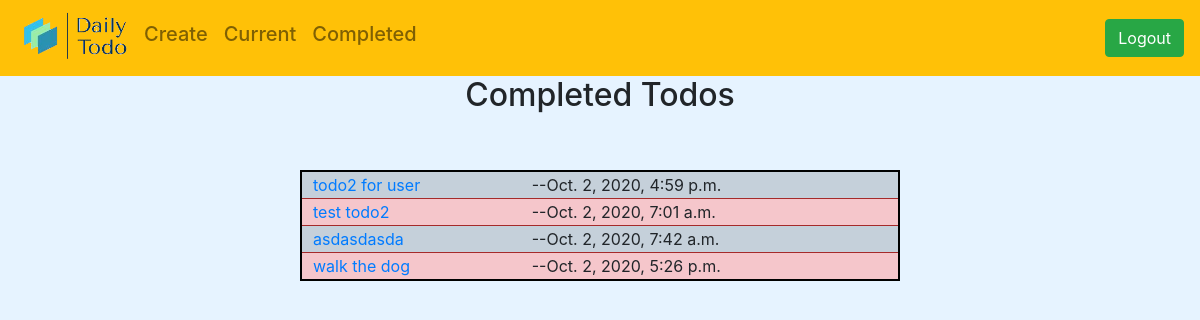
The page /completed/ (signed in) on the database its author committed.
### todo/models.py (models this page shows, shortened)
class Todo(models.Model):
    title=models.CharField(max_length=100)
    memo=models.TextField(blank=True)
    creationDate=models.DateTimeField(auto_now_add=True)
    dateCompletion=models.DateTimeField(null=True, blank=True)
    important=models.BooleanField(default=False)
    user=models.ForeignKey(User,on_delete=models.CASCADE)

### todo/views.py (the view)
# urls.py: path('completed/',views.completedTodo,name='completedTodo'),
@login_required
def completedTodo(request):
    todos=Todo.objects.filter(user=request.user,dateCompletion__isnull=False)
    return render(request,'todo/completedTodo.html',{'todos':todos})

### todo/templates/todo/completedTodo.html (shortened to what this page needs)
{% extends 'todo/base.html' %}
{% block content %}
<h2 align="center">Completed Todos</h2>
<br>
  <br>
  <div align="center">
    <table style="width:50%">
      {% for todo in todos %}
<tr {% if todo.important %} class="table-danger" {% else %} class="table-active" {%endif%}>
<td >
  <a href="{% url 'viewTodo' todo.id %}" style="margin-left: 10px">  {{ todo.title }}</a>
  </td >
    <td >
   --{{todo.dateCompletion}}
</td>
</tr>
{% endfor %}
</table
</div>
{% endblock %}

### todo/templates/todo/base.html (style rules this page uses)
body { background:#e6f3ff; }

### todo/templates/todo/completedTodo.html (style rules this page uses)
table { border: 2px solid black; border-collapse: collapse; }
tr { border: 1px solid brown; border-collapse: collapse; }

### rows shown on the page
Todo: title "todo2 for user", dateCompletion "Oct. 2, 2020, 4:59 p.m."
Todo: title "test todo2", dateCompletion "Oct. 2, 2020, 7:01 a.m."
Todo: title "asdasdasda", dateCompletion "Oct. 2, 2020, 7:42 a.m."
Todo: title "walk the dog", dateCompletion "Oct. 2, 2020, 5:26 p.m."
